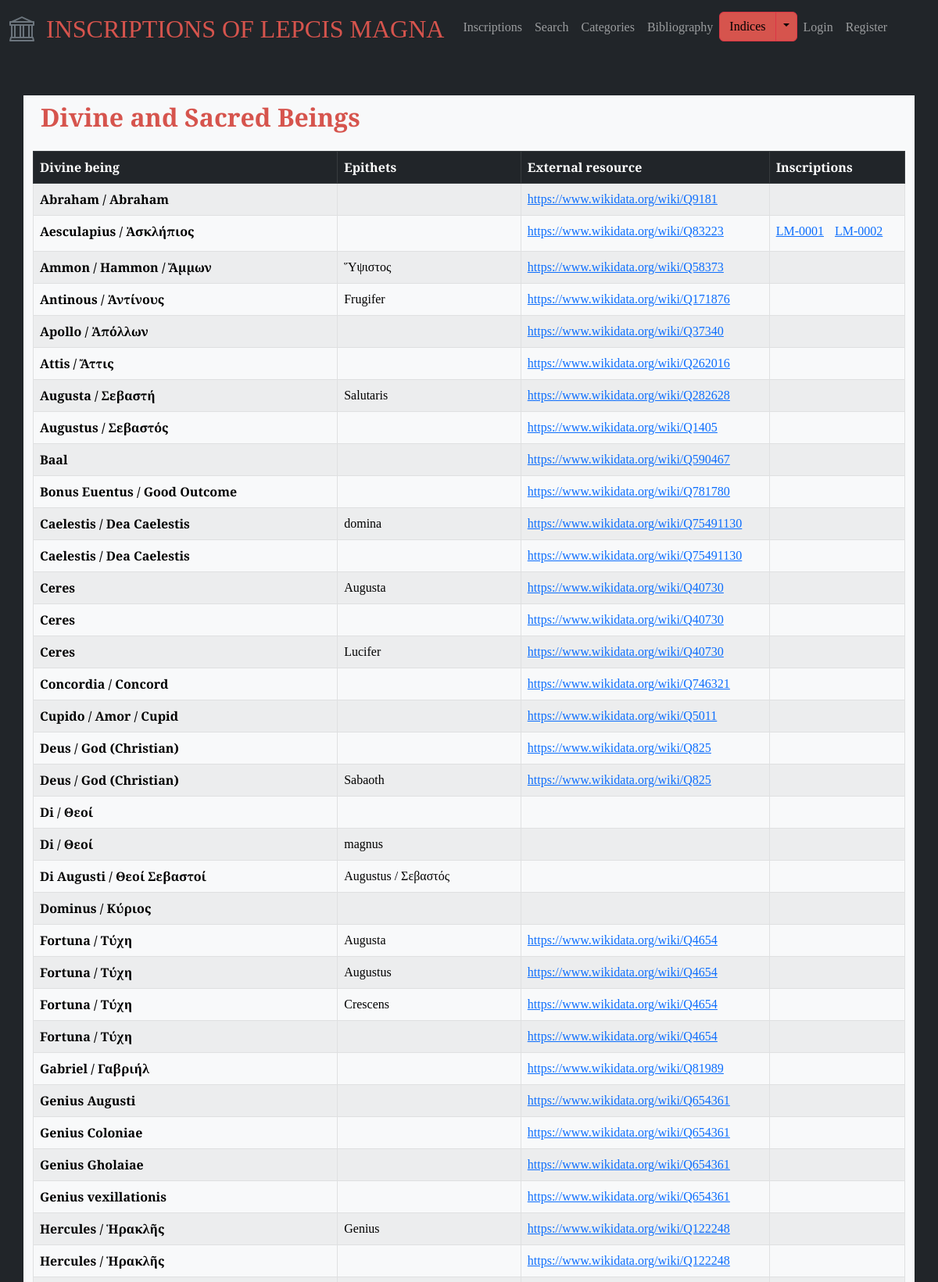
Page /divine_sacred_beings (upper part) on the committed database.
### lepcismagna/models.py (models this page shows, shortened)
class DivineSacredBeing(models.Model):
    class Meta:
        verbose_name_plural = 'divine and sacred beings'
    divine_being = models.CharField(max_length=50, blank=True)
    epithet = models.CharField(max_length=50, blank=True)
    external_resource = models.URLField(max_length=255, blank=True)
    inscriptions = models.ManyToManyField('Inscription', blank=True)

class Inscription(models.Model):
    entry_creation_time = models.DateTimeField(auto_now_add=True)
    entry_creator = models.ForeignKey(User, on_delete=models.CASCADE, blank=True, null=True)
    is_validated = models.BooleanField(default=False)
    inscription_id = models.CharField(max_length=20, blank=True)
    title = models.CharField(max_length=100, blank=True)
    description = models.TextField(blank=True)
    materials = models.ManyToManyField('Material', blank=True, related_name='materials')
    object_types = models.ManyToManyField('ObjectType', blank=True, related_name='object_types')
    text = models.TextField(blank=True)
    techniques = models.ManyToManyField('Technique', blank=True, related_name='techniques')
    letters = models.TextField(blank=True)
    languages = models.ManyToManyField('Language', blank=True, related_name='languages')
    date = models.CharField(max_length=50)
    findspot_desc = models.TextField(blank=True)
    associated_inscr = models.ManyToManyField('self', blank=True)
    original_location = models.CharField(max_length=255)
    last_recorded_location = models.CharField(max_length=255)
    repositories = models.ManyToManyField('Repository', blank=True, related_name='repositories')
    categories = models.ManyToManyField('Category', blank=True, related_name='categories')
    transcription_interpretive = models.TextField(blank=True)
    transcription_diplomatic = models.TextField(blank=True)
    transcription_appcrit = models.TextField(blank=True)
    translation_english = models.TextField(blank=True)
    commentary = models.TextField(blank=True)
    epigraphic_references = models.ManyToManyField('EpigraphicReference', blank=True, related_name='epigraphic_references')
    bibliography_text = models.TextField(blank=True)
    bibliography_entries = models.ManyToManyField('Bibliography', blank=True, related_name='bibliography_entries')
    images = models.ManyToManyField('Image', blank=True, related_name='images')
    abbreviations = models.ManyToManyField('Abbreviation', blank=True, related_name='abbreviations')
    age_at_death = models.ManyToManyField('AgeAtDeath', blank=True, related_name='age_at_death')
    divine_sacred_beings = models.ManyToManyField('DivineSacredBeing', blank=True, related_name='divine_sacred_beings')
    emperors_imperial_family = models.ManyToManyField('EmperorImperialFamily', blank=True, related_name='emperors_imperial_family')
    erasures = models.ManyToManyField('Erasure', blank=True, related_name='erasures')
    findspots = models.ManyToManyField('Findspot', blank=True, related_name='findspots')
    fragments = models.ManyToManyField('Fragment', blank=True, related_name='fragments')
    organizations = models.ManyToManyField('Organization', blank=True, related_name='organizations')
    people = models.ManyToManyField('Person', blank=True, related_name='people')
    personal_names = models.ManyToManyField('PersonalName', blank=True, related_name='personal_names')
    place_names = models.ManyToManyField('PlaceName', blank=True, related_name='place_names')
    symbols = models.ManyToManyField('Symbol', blank=True, related_name='symbols')
    words = models.ManyToManyField('Word', blank=True, related_name='words')

### lepcismagna/views.py (the view)
# urls.py: path("divine_sacred_beings", views.divine_sacred_beings, name="divine_sacred_beings"),
def divine_sacred_beings(request):
    divine_sacred_beings = DivineSacredBeing.objects.all()
    return render(request, "lepcismagna/divine_sacred_beings.html", {"divine_sacred_beings": divine_sacred_beings})

### lepcismagna/templates/lepcismagna/divine_sacred_beings.html (shortened to what this page needs)
{% extends "lepcismagna/layout.html" %} {% block body %}
<div class="index-header">
  <h2>Divine and Sacred Beings</h2>
</div>
<table class="table table-striped table-hover table-bordered">
  <thead class="table-dark">
    <tr>
      <th scope="col">Divine being</th>
      <th scope="col">Epithets</th>
      <th scope="col">External resource</th>
      <th scope="col">Inscriptions</th>
    </tr>
  </thead>
  <tbody class="table-light">
    {% for divine_sacred_being in divine_sacred_beings %}
    <tr>
      <th scope="row">
          {{ divine_sacred_being.divine_being }}
      </th>
      <td>{{ divine_sacred_being.epithet }}</td>
      <td><a href="{{ divine_sacred_being.external_resource }}">{{ divine_sacred_being.external_resource }}</a></td>
      <td>
        <ul id="index-inscription-list">
          {% for inscription in divine_sacred_being.inscriptions.all %}
          <li class="inscription-list-item">
            <a href="{% url 'inscription_detail' inscription.inscription_id|default:'No inscription ID' %}">
              {{ inscription.inscription_id }}
            </a>
          </li>
          {% endfor %}
        </ul>
      </td>
    </tr>
    {% endfor %}
  </tbody>
</table>
{% endblock %}

### lepcismagna/static/lepcismagna/styles.css (style rules this page uses)
body { font-family: "EB Garamond", serif; font-style: normal; font-variant: normal; }
h2 { color: #d6544d; font-size: 32px; font-weight: 700; line-height: 35px; margin-bottom: 15px; }
li:not(last-child) { margin-bottom: 5px; }
.index-header { padding: 10px; }
.inscription-list-item { display: inline-block; margin-right: 10px; }
#inscriptions-list, #index-inscription-list, #category-items, #dossier-list { list-style: none; padding-left: 0; margin: 0; }

### rows in the picture
DivineSacredBeing: divine_being "Abraham / Abraham", external_resource "https://www.wikidata.org/wiki/Q9181"
DivineSacredBeing: divine_being "Aesculapius / Ἀσκλήπιος", external_resource "https://www.wikidata.org/wiki/Q83223"
Inscription: inscription_id "LM-0001"
Inscription: inscription_id "LM-0002"
DivineSacredBeing: divine_being "Ammon / Hammon / Ἄμμων", epithet "Ὕψιστος", external_resource "https://www.wikidata.org/wiki/Q58373"
DivineSacredBeing: divine_being "Antinous / Ἀντίνους", epithet "Frugifer", external_resource "https://www.wikidata.org/wiki/Q171876"
DivineSacredBeing: divine_being "Apollo / Ἀπόλλων", external_resource "https://www.wikidata.org/wiki/Q37340"
DivineSacredBeing: divine_being "Attis / Ἄττις", external_resource "https://www.wikidata.org/wiki/Q262016"
DivineSacredBeing: divine_being "Augusta / Σεβαστή", epithet "Salutaris", external_resource "https://www.wikidata.org/wiki/Q282628"
DivineSacredBeing: divine_being "Augustus / Σεβαστός", external_resource "https://www.wikidata.org/wiki/Q1405"
DivineSacredBeing: divine_being "Baal", external_resource "https://www.wikidata.org/wiki/Q590467"
DivineSacredBeing: divine_being "Bonus Euentus / Good Outcome", external_resource "https://www.wikidata.org/wiki/Q781780"
DivineSacredBeing: divine_being "Caelestis / Dea Caelestis", epithet "domina", external_resource "https://www.wikidata.org/wiki/Q75491130"
DivineSacredBeing: divine_being "Caelestis / Dea Caelestis", external_resource "https://www.wikidata.org/wiki/Q75491130"
DivineSacredBeing: divine_being "Ceres", epithet "Augusta", external_resource "https://www.wikidata.org/wiki/Q40730"
DivineSacredBeing: divine_being "Ceres", external_resource "https://www.wikidata.org/wiki/Q40730"
DivineSacredBeing: divine_being "Ceres", epithet "Lucifer", external_resource "https://www.wikidata.org/wiki/Q40730"
DivineSacredBeing: divine_being "Concordia / Concord", external_resource "https://www.wikidata.org/wiki/Q746321"
DivineSacredBeing: divine_being "Cupido / Amor / Cupid", external_resource "https://www.wikidata.org/wiki/Q5011"
DivineSacredBeing: divine_being "Deus / God (Christian)", external_resource "https://www.wikidata.org/wiki/Q825"
DivineSacredBeing: divine_being "Deus / God (Christian)", epithet "Sabaoth", external_resource "https://www.wikidata.org/wiki/Q825"
DivineSacredBeing: divine_being "Di / Θεοί"
DivineSacredBeing: divine_being "Di / Θεοί", epithet "magnus"
DivineSacredBeing: divine_being "Di Augusti / Θεοί Σεβαστοί", epithet "Augustus / Σεβαστός"
DivineSacredBeing: divine_being "Dominus / Κύριος"
DivineSacredBeing: divine_being "Fortuna / Τύχη", epithet "Augusta", external_resource "https://www.wikidata.org/wiki/Q4654"
DivineSacredBeing: divine_being "Fortuna / Τύχη", epithet "Augustus", external_resource "https://www.wikidata.org/wiki/Q4654"
DivineSacredBeing: divine_being "Fortuna / Τύχη", epithet "Crescens", external_resource "https://www.wikidata.org/wiki/Q4654"
DivineSacredBeing: divine_being "Fortuna / Τύχη", external_resource "https://www.wikidata.org/wiki/Q4654"
DivineSacredBeing: divine_being "Gabriel / Γαβριήλ", external_resource "https://www.wikidata.org/wiki/Q81989"
DivineSacredBeing: divine_being "Genius Augusti", external_resource "https://www.wikidata.org/wiki/Q654361"
DivineSacredBeing: divine_being "Genius Coloniae", external_resource "https://www.wikidata.org/wiki/Q654361"
DivineSacredBeing: divine_being "Genius Gholaiae", external_resource "https://www.wikidata.org/wiki/Q654361"
DivineSacredBeing: divine_being "Genius vexillationis", external_resource "https://www.wikidata.org/wiki/Q654361"
DivineSacredBeing: divine_being "Hercules / Ἡρακλῆς", epithet "Genius", external_resource "https://www.wikidata.org/wiki/Q122248"
DivineSacredBeing: divine_being "Hercules / Ἡρακλῆς", external_resource "https://www.wikidata.org/wiki/Q122248"
